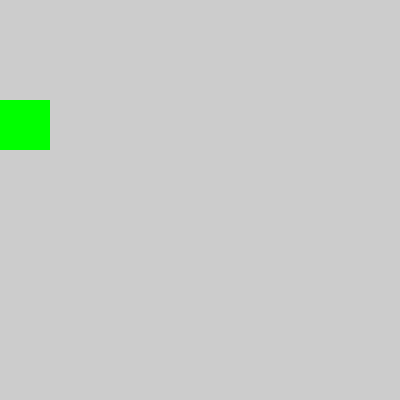
Frame 1 (no input)
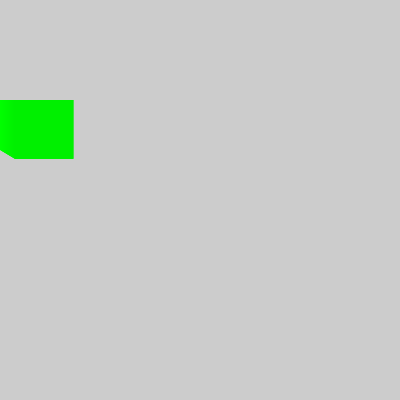
Frame 60 (the mouse pressed at the canvas centre just before this capture)
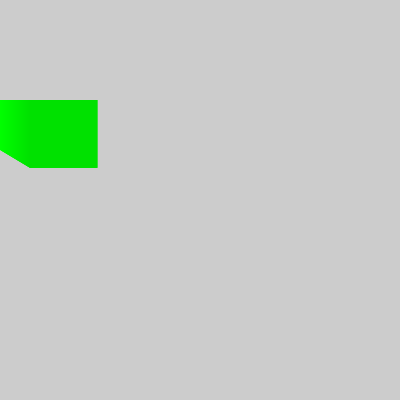
Frame 120 (the mouse held since frame 60 and released just before this capture)

The Processing sketch that drew these frames (run headless with seeded random() and noise(); from frame 60 on, the mouse is pressed at the canvas centre):

// Processing sketch: aula06_grupo01_exercicio05
// ── aula06_grupo01_exercicio05.pde
float xapeu=0;
float xinelo=50;
float g=255;
void setup(){
size(400,400);
noStroke();
}

void draw(){
  fill(0,g,0);
rect(xapeu,100,xinelo,xinelo);
xapeu=xapeu+0.25;
xinelo=xinelo+0.15;
g=g-0.25;
}
